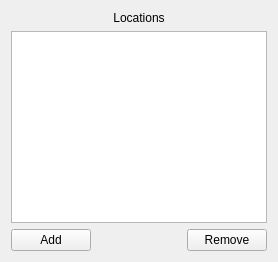
               <widget class="QWidget" name="page_7">
                <layout class="QVBoxLayout">
                 <item>
                  <widget class="QLabel" name="locationsEditLabel">
                   <property name="text">
                    <string>Locations</string>
                   </property>
                   <property name="alignment">
                    <set>Qt::AlignCenter</set>
                   </property>
                  </widget>
                 </item>
                 <item>
                  <widget class="QListWidget" name="locationsEditList"/>
                 </item>
                 <item>
                  <layout class="QHBoxLayout">
                   <item>
                    <widget class="QPushButton" name="locationsEditAdd">
                     <property name="text">
                      <string>Add</string>
                     </property>
                    </widget>
                   </item>
                   <item>
                    <spacer>
                     <property name="orientation">
                      <enum>Qt::Horizontal</enum>
                     </property>
                     <property name="sizeHint" stdset="0">
                      <size>
                       <width>40</width>
                       <height>20</height>
                      </size>
                     </property>
                    </spacer>
                   </item>
                   <item>
                    <widget class="QPushButton" name="locationsEditRemove">
                     <property name="text">
                      <string>Remove</string>
                     </property>
                    </widget>
                   </item>
                  </layout>
                 </item>
                </layout>
               </widget>
